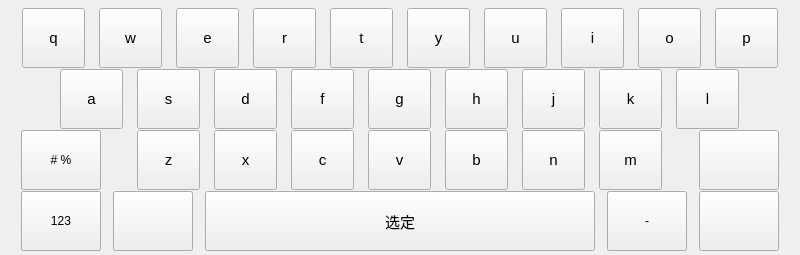
  <widget class="QFrame" name="DigitBtnFrame">
   <property name="geometry">
    <rect>
     <x>0</x>
     <y>90</y>
     <width>800</width>
     <height>255</height>
    </rect>
   </property>
   <property name="frameShape">
    <enum>QFrame::NoFrame</enum>
   </property>
   <property name="frameShadow">
    <enum>QFrame::Raised</enum>
   </property>
   <widget class="QToolButton" name="btnS">
    <property name="geometry">
     <rect>
      <x>137</x>
      <y>69</y>
      <width>63</width>
      <height>60</height>
     </rect>
    </property>
    <property name="sizePolicy">
     <sizepolicy hsizetype="Expanding" vsizetype="Expanding">
      <horstretch>0</horstretch>
      <verstretch>0</verstretch>
     </sizepolicy>
    </property>
    <property name="font">
     <font>
      <family>Ubuntu</family>
      <pointsize>11</pointsize>
      <weight>50</weight>
      <italic>false</italic>
      <bold>false</bold>
     </font>
    </property>
    <property name="focusPolicy">
     <enum>Qt::NoFocus</enum>
    </property>
    <property name="accessibleName">
     <string>0x73</string>
    </property>
    <property name="text">
     <string>s</string>
    </property>
    <property name="autoRepeat">
     <bool>true</bool>
    </property>
   </widget>
   <widget class="QToolButton" name="btnB">
    <property name="geometry">
     <rect>
      <x>445</x>
      <y>130</y>
      <width>63</width>
      <height>60</height>
     </rect>
    </property>
    <property name="sizePolicy">
     <sizepolicy hsizetype="Expanding" vsizetype="Expanding">
      <horstretch>0</horstretch>
      <verstretch>0</verstretch>
     </sizepolicy>
    </property>
    <property name="font">
     <font>
      <family>Ubuntu</family>
      <pointsize>11</pointsize>
      <weight>50</weight>
      <italic>false</italic>
      <bold>false</bold>
     </font>
    </property>
    <property name="focusPolicy">
     <enum>Qt::NoFocus</enum>
    </property>
    <property name="accessibleName">
     <string>0x62</string>
    </property>
    <property name="text">
     <string>b</string>
    </property>
    <property name="autoRepeat">
     <bool>true</bool>
    </property>
   </widget>
   <widget class="QToolButton" name="btnH">
    <property name="geometry">
     <rect>
      <x>445</x>
      <y>69</y>
      <width>63</width>
      <height>60</height>
     </rect>
    </property>
    <property name="sizePolicy">
     <sizepolicy hsizetype="Expanding" vsizetype="Expanding">
      <horstretch>0</horstretch>
      <verstretch>0</verstretch>
     </sizepolicy>
    </property>
    <property name="font">
     <font>
      <family>Ubuntu</family>
      <pointsize>11</pointsize>
      <weight>50</weight>
      <italic>false</italic>
      <bold>false</bold>
     </font>
    </property>
    <property name="focusPolicy">
     <enum>Qt::NoFocus</enum>
    </property>
    <property name="accessibleName">
     <string>0x68</string>
    </property>
    <property name="text">
     <string>h</string>
    </property>
    <property name="autoRepeat">
     <bool>true</bool>
    </property>
   </widget>
   <widget class="QToolButton" name="btnJ">
    <property name="geometry">
     <rect>
      <x>522</x>
      <y>69</y>
      <width>63</width>
      <height>60</height>
     </rect>
    </property>
    <property name="sizePolicy">
     <sizepolicy hsizetype="Expanding" vsizetype="Expanding">
      <horstretch>0</horstretch>
      <verstretch>0</verstretch>
     </sizepolicy>
    </property>
    <property name="font">
     <font>
      <family>Ubuntu</family>
      <pointsize>11</pointsize>
      <weight>50</weight>
      <italic>false</italic>
      <bold>false</bold>
     </font>
    </property>
    <property name="focusPolicy">
     <enum>Qt::NoFocus</enum>
    </property>
    <property name="accessibleName">
     <string>0x6a</string>
    </property>
    <property name="text">
     <string>j</string>
    </property>
    <property name="autoRepeat">
     <bool>true</bool>
    </property>
   </widget>
   <widget class="QToolButton" name="btnD">
    <property name="geometry">
     <rect>
      <x>214</x>
      <y>69</y>
      <width>63</width>
      <height>60</height>
     </rect>
    </property>
    <property name="sizePolicy">
     <sizepolicy hsizetype="Expanding" vsizetype="Expanding">
      <horstretch>0</horstretch>
      <verstretch>0</verstretch>
     </sizepolicy>
    </property>
    <property name="font">
     <font>
      <family>Ubuntu</family>
      <pointsize>11</pointsize>
      <weight>50</weight>
      <italic>false</italic>
      <bold>false</bold>
     </font>
    </property>
    <property name="focusPolicy">
     <enum>Qt::NoFocus</enum>
    </property>
    <property name="accessibleName">
     <string>0x64</string>
    </property>
    <property name="text">
     <string>d</string>
    </property>
    <property name="autoRepeat">
     <bool>true</bool>
    </property>
   </widget>
   <widget class="QToolButton" name="btnZ">
    <property name="geometry">
     <rect>
      <x>137</x>
      <y>130</y>
      <width>63</width>
      <height>60</height>
     </rect>
    </property>
    <property name="sizePolicy">
     <sizepolicy hsizetype="Expanding" vsizetype="Expanding">
      <horstretch>0</horstretch>
      <verstretch>0</verstretch>
     </sizepolicy>
    </property>
    <property name="font">
     <font>
      <family>Ubuntu</family>
      <pointsize>11</pointsize>
      <weight>50</weight>
      <italic>false</italic>
      <bold>false</bold>
     </font>
    </property>
    <property name="focusPolicy">
     <enum>Qt::NoFocus</enum>
    </property>
    <property name="accessibleName">
     <string>0x7a</string>
    </property>
    <property name="text">
     <string>z</string>
    </property>
    <property name="autoRepeat">
     <bool>true</bool>
    </property>
   </widget>
   <widget class="QToolButton" name="btnX">
    <property name="geometry">
     <rect>
      <x>214</x>
      <y>130</y>
      <width>63</width>
      <height>60</height>
     </rect>
    </property>
    <property name="sizePolicy">
     <sizepolicy hsizetype="Expanding" vsizetype="Expanding">
      <horstretch>0</horstretch>
      <verstretch>0</verstretch>
     </sizepolicy>
    </property>
    <property name="font">
     <font>
      <family>Ubuntu</family>
      <pointsize>11</pointsize>
      <weight>50</weight>
      <italic>false</italic>
      <bold>false</bold>
     </font>
    </property>
    <property name="focusPolicy">
     <enum>Qt::NoFocus</enum>
    </property>
    <property name="accessibleName">
     <string>0x78</string>
    </property>
    <property name="text">
     <string>x</string>
    </property>
    <property name="autoRepeat">
     <bool>true</bool>
    </property>
   </widget>
   <widget class="QToolButton" name="btnF">
    <property name="geometry">
     <rect>
      <x>291</x>
      <y>69</y>
      <width>63</width>
      <height>60</height>
     </rect>
    </property>
    <property name="sizePolicy">
     <sizepolicy hsizetype="Expanding" vsizetype="Expanding">
      <horstretch>0</horstretch>
      <verstretch>0</verstretch>
     </sizepolicy>
    </property>
    <property name="font">
     <font>
      <family>Ubuntu</family>
      <pointsize>11</pointsize>
      <weight>50</weight>
      <italic>false</italic>
      <bold>false</bold>
     </font>
    </property>
    <property name="focusPolicy">
     <enum>Qt::NoFocus</enum>
    </property>
    <property name="accessibleName">
     <string>0x66</string>
    </property>
    <property name="text">
     <string>f</string>
    </property>
    <property name="autoRepeat">
     <bool>true</bool>
    </property>
   </widget>
   <widget class="QToolButton" name="btnM">
    <property name="enabled">
     <bool>true</bool>
    </property>
    <property name="geometry">
     <rect>
      <x>599</x>
      <y>130</y>
      <width>63</width>
      <height>60</height>
     </rect>
    </property>
    <property name="sizePolicy">
     <sizepolicy hsizetype="Expanding" vsizetype="Expanding">
      <horstretch>0</horstretch>
      <verstretch>0</verstretch>
     </sizepolicy>
    </property>
    <property name="font">
     <font>
      <family>Ubuntu</family>
      <pointsize>11</pointsize>
      <weight>50</weight>
      <italic>false</italic>
      <bold>false</bold>
     </font>
    </property>
    <property name="focusPolicy">
     <enum>Qt::NoFocus</enum>
    </property>
    <property name="accessibleName">
     <string>0x6d</string>
    </property>
    <property name="text">
     <string>m</string>
    </property>
    <property name="autoRepeat">
     <bool>true</bool>
    </property>
   </widget>
   <widget class="QToolButton" name="btn_space">
    <property name="geometry">
     <rect>
      <x>205</x>
      <y>191</y>
      <width>390</width>
      <height>60</height>
     </rect>
    </property>
    <property name="sizePolicy">
     <sizepolicy hsizetype="Expanding" vsizetype="Expanding">
      <horstretch>0</horstretch>
      <verstretch>0</verstretch>
     </sizepolicy>
    </property>
    <property name="minimumSize">
     <size>
      <width>80</width>
      <height>35</height>
     </size>
    </property>
    <property name="font">
     <font>
      <pointsize>11</pointsize>
     </font>
    </property>
    <property name="focusPolicy">
     <enum>Qt::NoFocus</enum>
    </property>
    <property name="accessibleName">
     <string>0x20</string>
    </property>
    <property name="text">
     <string>选定</string>
    </property>
   </widget>
   <widget class="QToolButton" name="btnK">
    <property name="geometry">
     <rect>
      <x>599</x>
      <y>69</y>
      <width>63</width>
      <height>60</height>
     </rect>
    </property>
    <property name="sizePolicy">
     <sizepolicy hsizetype="Expanding" vsizetype="Expanding">
      <horstretch>0</horstretch>
      <verstretch>0</verstretch>
     </sizepolicy>
    </property>
    <property name="font">
     <font>
      <family>Ubuntu</family>
      <pointsize>11</pointsize>
      <weight>50</weight>
      <italic>false</italic>
      <bold>false</bold>
     </font>
    </property>
    <property name="focusPolicy">
     <enum>Qt::NoFocus</enum>
    </property>
    <property name="accessibleName">
     <string>0x6b</string>
    </property>
    <property name="text">
     <string>k</string>
    </property>
    <property name="autoRepeat">
     <bool>true</bool>
    </property>
   </widget>
   <widget class="QToolButton" name="btnL">
    <property name="geometry">
     <rect>
      <x>676</x>
      <y>69</y>
      <width>63</width>
      <height>60</height>
     </rect>
    </property>
    <property name="sizePolicy">
     <sizepolicy hsizetype="Expanding" vsizetype="Expanding">
      <horstretch>0</horstretch>
      <verstretch>0</verstretch>
     </sizepolicy>
    </property>
    <property name="font">
     <font>
      <family>Ubuntu</family>
      <pointsize>11</pointsize>
      <weight>50</weight>
      <italic>false</italic>
      <bold>false</bold>
     </font>
    </property>
    <property name="focusPolicy">
     <enum>Qt::NoFocus</enum>
    </property>
    <property name="accessibleName">
     <string>0x6c</string>
    </property>
    <property name="text">
     <string>l</string>
    </property>
    <property name="autoRepeat">
     <bool>true</bool>
    </property>
   </widget>
   <widget class="QToolButton" name="btnV">
    <property name="geometry">
     <rect>
      <x>368</x>
      <y>130</y>
      <width>63</width>
      <height>60</height>
     </rect>
    </property>
    <property name="sizePolicy">
     <sizepolicy hsizetype="Expanding" vsizetype="Expanding">
      <horstretch>0</horstretch>
      <verstretch>0</verstretch>
     </sizepolicy>
    </property>
    <property name="font">
     <font>
      <family>Ubuntu</family>
      <pointsize>11</pointsize>
      <weight>50</weight>
      <italic>false</italic>
      <bold>false</bold>
     </font>
    </property>
    <property name="focusPolicy">
     <enum>Qt::NoFocus</enum>
    </property>
    <property name="accessibleName">
     <string>0x76</string>
    </property>
    <property name="text">
     <string>v</string>
    </property>
    <property name="autoRepeat">
     <bool>true</bool>
    </property>
   </widget>
   <widget class="QToolButton" name="btnC">
    <property name="geometry">
     <rect>
      <x>291</x>
      <y>130</y>
      <width>63</width>
      <height>60</height>
     </rect>
    </property>
    <property name="sizePolicy">
     <sizepolicy hsizetype="Expanding" vsizetype="Expanding">
      <horstretch>0</horstretch>
      <verstretch>0</verstretch>
     </sizepolicy>
    </property>
    <property name="font">
     <font>
      <family>Ubuntu</family>
      <pointsize>11</pointsize>
      <weight>50</weight>
      <italic>false</italic>
      <bold>false</bold>
     </font>
    </property>
    <property name="focusPolicy">
     <enum>Qt::NoFocus</enum>
    </property>
    <property name="accessibleName">
     <string>0x63</string>
    </property>
    <property name="text">
     <string>c</string>
    </property>
    <property name="autoRepeat">
     <bool>true</bool>
    </property>
   </widget>
   <widget class="QToolButton" name="btnN">
    <property name="geometry">
     <rect>
      <x>522</x>
      <y>130</y>
      <width>63</width>
      <height>60</height>
     </rect>
    </property>
    <property name="sizePolicy">
     <sizepolicy hsizetype="Expanding" vsizetype="Expanding">
      <horstretch>0</horstretch>
      <verstretch>0</verstretch>
     </sizepolicy>
    </property>
    <property name="font">
     <font>
      <family>Ubuntu</family>
      <pointsize>11</pointsize>
      <weight>50</weight>
      <italic>false</italic>
      <bold>false</bold>
     </font>
    </property>
    <property name="focusPolicy">
     <enum>Qt::NoFocus</enum>
    </property>
    <property name="accessibleName">
     <string>0x6e</string>
    </property>
    <property name="text">
     <string>n</string>
    </property>
    <property name="autoRepeat">
     <bool>true</bool>
    </property>
   </widget>
   <widget class="QToolButton" name="btnA">
    <property name="geometry">
     <rect>
      <x>60</x>
      <y>69</y>
      <width>63</width>
      <height>60</height>
     </rect>
    </property>
    <property name="sizePolicy">
     <sizepolicy hsizetype="Expanding" vsizetype="Expanding">
      <horstretch>0</horstretch>
      <verstretch>0</verstretch>
     </sizepolicy>
    </property>
    <property name="font">
     <font>
      <family>Ubuntu</family>
      <pointsize>11</pointsize>
      <weight>50</weight>
      <italic>false</italic>
      <bold>false</bold>
     </font>
    </property>
    <property name="focusPolicy">
     <enum>Qt::NoFocus</enum>
    </property>
    <property name="accessibleName">
     <string>0x61</string>
    </property>
    <property name="text">
     <string>a</string>
    </property>
    <property name="autoRepeat">
     <bool>true</bool>
    </property>
   </widget>
   <widget class="QToolButton" name="btnG">
    <property name="geometry">
     <rect>
      <x>368</x>
      <y>69</y>
      <width>63</width>
      <height>60</height>
     </rect>
    </property>
    <property name="sizePolicy">
     <sizepolicy hsizetype="Expanding" vsizetype="Expanding">
      <horstretch>0</horstretch>
      <verstretch>0</verstretch>
     </sizepolicy>
    </property>
    <property name="font">
     <font>
      <family>Ubuntu</family>
      <pointsize>11</pointsize>
      <weight>50</weight>
      <italic>false</italic>
      <bold>false</bold>
     </font>
    </property>
    <property name="focusPolicy">
     <enum>Qt::NoFocus</enum>
    </property>
    <property name="accessibleName">
     <string>0x67</string>
    </property>
    <property name="text">
     <string>g</string>
    </property>
    <property name="autoRepeat">
     <bool>true</bool>
    </property>
   </widget>
   <widget class="QToolButton" name="btnE">
    <property name="geometry">
     <rect>
      <x>176</x>
      <y>8</y>
      <width>63</width>
      <height>60</height>
     </rect>
    </property>
    <property name="sizePolicy">
     <sizepolicy hsizetype="Expanding" vsizetype="Expanding">
      <horstretch>0</horstretch>
      <verstretch>0</verstretch>
     </sizepolicy>
    </property>
    <property name="font">
     <font>
      <family>Ubuntu</family>
      <pointsize>11</pointsize>
      <weight>50</weight>
      <italic>false</italic>
      <bold>false</bold>
     </font>
    </property>
    <property name="focusPolicy">
     <enum>Qt::NoFocus</enum>
    </property>
    <property name="accessibleName">
     <string>0x65</string>
    </property>
    <property name="text">
     <string>e</string>
    </property>
    <property name="autoRepeat">
     <bool>true</bool>
    </property>
   </widget>
   <widget class="QToolButton" name="btnO">
    <property name="geometry">
     <rect>
      <x>638</x>
      <y>8</y>
      <width>63</width>
      <height>60</height>
     </rect>
    </property>
    <property name="sizePolicy">
     <sizepolicy hsizetype="Expanding" vsizetype="Expanding">
      <horstretch>0</horstretch>
      <verstretch>0</verstretch>
     </sizepolicy>
    </property>
    <property name="font">
     <font>
      <family>Ubuntu</family>
      <pointsize>11</pointsize>
      <weight>50</weight>
      <italic>false</italic>
      <bold>false</bold>
     </font>
    </property>
    <property name="focusPolicy">
     <enum>Qt::NoFocus</enum>
    </property>
    <property name="accessibleName">
     <string>0x6f</string>
    </property>
    <property name="text">
     <string>o</string>
    </property>
    <property name="autoRepeat">
     <bool>true</bool>
    </property>
   </widget>
   <widget class="QToolButton" name="btnW">
    <property name="geometry">
     <rect>
      <x>99</x>
      <y>8</y>
      <width>63</width>
      <height>60</height>
     </rect>
    </property>
    <property name="sizePolicy">
     <sizepolicy hsizetype="Expanding" vsizetype="Expanding">
      <horstretch>0</horstretch>
      <verstretch>0</verstretch>
     </sizepolicy>
    </property>
    <property name="font">
     <font>
      <family>Ubuntu</family>
      <pointsize>11</pointsize>
      <weight>50</weight>
      <italic>false</italic>
      <bold>false</bold>
     </font>
    </property>
    <property name="focusPolicy">
     <enum>Qt::NoFocus</enum>
    </property>
    <property name="accessibleName">
     <string>0x77</string>
    </property>
    <property name="text">
     <string>w</string>
    </property>
    <property name="autoRepeat">
     <bool>true</bool>
    </property>
   </widget>
   <widget class="QToolButton" name="btnP">
    <property name="geometry">
     <rect>
      <x>715</x>
      <y>8</y>
      <width>63</width>
      <height>60</height>
     </rect>
    </property>
    <property name="sizePolicy">
     <sizepolicy hsizetype="Expanding" vsizetype="Expanding">
      <horstretch>0</horstretch>
      <verstretch>0</verstretch>
     </sizepolicy>
    </property>
    <property name="font">
     <font>
      <family>Ubuntu</family>
      <pointsize>11</pointsize>
      <weight>50</weight>
      <italic>false</italic>
      <bold>false</bold>
     </font>
    </property>
    <property name="focusPolicy">
     <enum>Qt::NoFocus</enum>
    </property>
    <property name="accessibleName">
     <string>0x70</string>
    </property>
    <property name="text">
     <string>p</string>
    </property>
    <property name="autoRepeat">
     <bool>true</bool>
    </property>
   </widget>
   <widget class="QToolButton" name="btnI">
    <property name="geometry">
     <rect>
      <x>561</x>
      <y>8</y>
      <width>63</width>
      <height>60</height>
     </rect>
    </property>
    <property name="sizePolicy">
     <sizepolicy hsizetype="Expanding" vsizetype="Expanding">
      <horstretch>0</horstretch>
      <verstretch>0</verstretch>
     </sizepolicy>
    </property>
    <property name="font">
     <font>
      <family>Ubuntu</family>
      <pointsize>11</pointsize>
      <weight>50</weight>
      <italic>false</italic>
      <bold>false</bold>
     </font>
    </property>
    <property name="focusPolicy">
     <enum>Qt::NoFocus</enum>
    </property>
    <property name="accessibleName">
     <string>0x69</string>
    </property>
    <property name="text">
     <string>i</string>
    </property>
    <property name="autoRepeat">
     <bool>true</bool>
    </property>
   </widget>
   <widget class="QToolButton" name="btnR">
    <property name="geometry">
     <rect>
      <x>253</x>
      <y>8</y>
      <width>63</width>
      <height>60</height>
     </rect>
    </property>
    <property name="sizePolicy">
     <sizepolicy hsizetype="Expanding" vsizetype="Expanding">
      <horstretch>0</horstretch>
      <verstretch>0</verstretch>
     </sizepolicy>
    </property>
    <property name="font">
     <font>
      <family>Ubuntu</family>
      <pointsize>11</pointsize>
      <weight>50</weight>
      <italic>false</italic>
      <bold>false</bold>
     </font>
    </property>
    <property name="focusPolicy">
     <enum>Qt::NoFocus</enum>
    </property>
    <property name="accessibleName">
     <string>0x72</string>
    </property>
    <property name="text">
     <string>r</string>
    </property>
    <property name="autoRepeat">
     <bool>true</bool>
    </property>
   </widget>
   <widget class="QToolButton" name="btnT">
    <property name="geometry">
     <rect>
      <x>330</x>
      <y>8</y>
      <width>63</width>
      <height>60</height>
     </rect>
    </property>
    <property name="sizePolicy">
     <sizepolicy hsizetype="Expanding" vsizetype="Expanding">
      <horstretch>0</horstretch>
      <verstretch>0</verstretch>
     </sizepolicy>
    </property>
    <property name="font">
     <font>
      <family>Ubuntu</family>
      <pointsize>11</pointsize>
      <weight>50</weight>
      <italic>false</italic>
      <bold>false</bold>
     </font>
    </property>
    <property name="focusPolicy">
     <enum>Qt::NoFocus</enum>
    </property>
    <property name="accessibleName">
     <string>0x74</string>
    </property>
    <property name="text">
     <string>t</string>
    </property>
    <property name="autoRepeat">
     <bool>true</bool>
    </property>
   </widget>
   <widget class="QToolButton" name="btnY">
    <property name="geometry">
     <rect>
      <x>407</x>
      <y>8</y>
      <width>63</width>
      <height>60</height>
     </rect>
    </property>
    <property name="sizePolicy">
     <sizepolicy hsizetype="Expanding" vsizetype="Expanding">
      <horstretch>0</horstretch>
      <verstretch>0</verstretch>
     </sizepolicy>
    </property>
    <property name="font">
     <font>
      <family>Ubuntu</family>
      <pointsize>11</pointsize>
      <weight>50</weight>
      <italic>false</italic>
      <bold>false</bold>
     </font>
    </property>
    <property name="focusPolicy">
     <enum>Qt::NoFocus</enum>
    </property>
    <property name="accessibleName">
     <string>0x79</string>
    </property>
    <property name="text">
     <string>y</string>
    </property>
    <property name="autoRepeat">
     <bool>true</bool>
    </property>
   </widget>
   <widget class="QToolButton" name="btnU">
    <property name="geometry">
     <rect>
      <x>484</x>
      <y>8</y>
      <width>63</width>
      <height>60</height>
     </rect>
    </property>
    <property name="sizePolicy">
     <sizepolicy hsizetype="Expanding" vsizetype="Expanding">
      <horstretch>0</horstretch>
      <verstretch>0</verstretch>
     </sizepolicy>
    </property>
    <property name="font">
     <font>
      <family>Ubuntu</family>
      <pointsize>11</pointsize>
      <weight>50</weight>
      <italic>false</italic>
      <bold>false</bold>
     </font>
    </property>
    <property name="focusPolicy">
     <enum>Qt::NoFocus</enum>
    </property>
    <property name="accessibleName">
     <string>0x75</string>
    </property>
    <property name="text">
     <string>u</string>
    </property>
    <property name="autoRepeat">
     <bool>true</bool>
    </property>
   </widget>
   <widget class="QToolButton" name="btnQ">
    <property name="geometry">
     <rect>
      <x>22</x>
      <y>8</y>
      <width>63</width>
      <height>60</height>
     </rect>
    </property>
    <property name="sizePolicy">
     <sizepolicy hsizetype="Expanding" vsizetype="Expanding">
      <horstretch>0</horstretch>
      <verstretch>0</verstretch>
     </sizepolicy>
    </property>
    <property name="font">
     <font>
      <family>Ubuntu</family>
      <pointsize>11</pointsize>
      <weight>50</weight>
      <italic>false</italic>
      <bold>false</bold>
     </font>
    </property>
    <property name="focusPolicy">
     <enum>Qt::NoFocus</enum>
    </property>
    <property name="accessibleName">
     <string>0x71</string>
    </property>
    <property name="text">
     <string>q</string>
    </property>
    <property name="autoRepeat">
     <bool>true</bool>
    </property>
   </widget>
   <widget class="QToolButton" name="btnCaps">
    <property name="geometry">
     <rect>
      <x>21</x>
      <y>130</y>
      <width>80</width>
      <height>60</height>
     </rect>
    </property>
    <property name="sizePolicy">
     <sizepolicy hsizetype="Expanding" vsizetype="Expanding">
      <horstretch>0</horstretch>
      <verstretch>0</verstretch>
     </sizepolicy>
    </property>
    <property name="font">
     <font>
      <pointsize>12</pointsize>
     </font>
    </property>
    <property name="focusPolicy">
     <enum>Qt::NoFocus</enum>
    </property>
    <property name="accessibleName">
     <string>0x01000024</string>
    </property>
    <property name="text">
     <string/>
    </property>
    <property name="checkable">
     <bool>true</bool>
    </property>
   </widget>
   <widget class="QToolButton" name="btn_sym3">
    <property name="geometry">
     <rect>
      <x>21</x>
      <y>130</y>
      <width>80</width>
      <height>60</height>
     </rect>
    </property>
    <property name="text">
     <string>+ =</string>
    </property>
   </widget>
   <widget class="QToolButton" name="btn_sym4">
    <property name="geometry">
     <rect>
      <x>21</x>
      <y>130</y>
      <width>80</width>
      <height>60</height>
     </rect>
    </property>
    <property name="text">
     <string># %</string>
    </property>
   </widget>
   <widget class="QToolButton" name="btnBackspace">
    <property name="geometry">
     <rect>
      <x>699</x>
      <y>130</y>
      <width>80</width>
      <height>60</height>
     </rect>
    </property>
    <property name="sizePolicy">
     <sizepolicy hsizetype="Expanding" vsizetype="Expanding">
      <horstretch>0</horstretch>
      <verstretch>0</verstretch>
     </sizepolicy>
    </property>
    <property name="font">
     <font>
      <family>Ubuntu</family>
      <pointsize>18</pointsize>
      <weight>50</weight>
      <italic>false</italic>
      <bold>false</bold>
     </font>
    </property>
    <property name="focusPolicy">
     <enum>Qt::NoFocus</enum>
    </property>
    <property name="accessibleName">
     <string>0x01000003</string>
    </property>
    <property name="text">
     <string/>
    </property>
    <property name="autoRepeat">
     <bool>true</bool>
    </property>
   </widget>
   <widget class="QToolButton" name="btn_sym2">
    <property name="geometry">
     <rect>
      <x>21</x>
      <y>191</y>
      <width>80</width>
      <height>60</height>
     </rect>
    </property>
    <property name="sizePolicy">
     <sizepolicy hsizetype="Expanding" vsizetype="Expanding">
      <horstretch>0</horstretch>
      <verstretch>0</verstretch>
     </sizepolicy>
    </property>
    <property name="font">
     <font>
      <family>Ubuntu</family>
      <pointsize>11</pointsize>
      <weight>50</weight>
      <italic>false</italic>
      <bold>false</bold>
     </font>
    </property>
    <property name="focusPolicy">
     <enum>Qt::NoFocus</enum>
    </property>
    <property name="accessibleName">
     <string>0x01000020</string>
    </property>
    <property name="text">
     <string>123</string>
    </property>
    <property name="checkable">
     <bool>true</bool>
    </property>
   </widget>
   <widget class="QToolButton" name="btnchangeENGLISH">
    <property name="geometry">
     <rect>
      <x>113</x>
      <y>191</y>
      <width>80</width>
      <height>60</height>
     </rect>
    </property>
    <property name="sizePolicy">
     <sizepolicy hsizetype="Expanding" vsizetype="Expanding">
      <horstretch>0</horstretch>
      <verstretch>0</verstretch>
     </sizepolicy>
    </property>
    <property name="font">
     <font>
      <family>Ubuntu</family>
      <pointsize>11</pointsize>
      <weight>50</weight>
      <italic>false</italic>
      <bold>false</bold>
     </font>
    </property>
    <property name="focusPolicy">
     <enum>Qt::NoFocus</enum>
    </property>
    <property name="accessibleName">
     <string>0x01000020</string>
    </property>
    <property name="layoutDirection">
     <enum>Qt::LeftToRight</enum>
    </property>
    <property name="text">
     <string/>
    </property>
    <property name="autoRepeat">
     <bool>true</bool>
    </property>
   </widget>
   <widget class="QToolButton" name="btnchangeCHINESE">
    <property name="geometry">
     <rect>
      <x>113</x>
      <y>191</y>
      <width>80</width>
      <height>60</height>
     </rect>
    </property>
    <property name="sizePolicy">
     <sizepolicy hsizetype="Expanding" vsizetype="Expanding">
      <horstretch>0</horstretch>
      <verstretch>0</verstretch>
     </sizepolicy>
    </property>
    <property name="font">
     <font>
      <family>Ubuntu</family>
      <pointsize>11</pointsize>
      <weight>50</weight>
      <italic>false</italic>
      <bold>false</bold>
     </font>
    </property>
    <property name="focusPolicy">
     <enum>Qt::NoFocus</enum>
    </property>
    <property name="accessibleName">
     <string>0x01000020</string>
    </property>
    <property name="layoutDirection">
     <enum>Qt::LeftToRight</enum>
    </property>
    <property name="text">
     <string/>
    </property>
    <property name="autoRepeat">
     <bool>true</bool>
    </property>
   </widget>
   <widget class="QToolButton" name="btn_sym1">
    <property name="geometry">
     <rect>
      <x>21</x>
      <y>191</y>
      <width>80</width>
      <height>60</height>
     </rect>
    </property>
    <property name="sizePolicy">
     <sizepolicy hsizetype="Expanding" vsizetype="Expanding">
      <horstretch>0</horstretch>
      <verstretch>0</verstretch>
     </sizepolicy>
    </property>
    <property name="font">
     <font>
      <family>Ubuntu</family>
      <pointsize>11</pointsize>
      <weight>50</weight>
      <italic>false</italic>
      <bold>false</bold>
     </font>
    </property>
    <property name="focusPolicy">
     <enum>Qt::NoFocus</enum>
    </property>
    <property name="accessibleName">
     <string>0x01000020</string>
    </property>
    <property name="text">
     <string>123</string>
    </property>
    <property name="checkable">
     <bool>true</bool>
    </property>
    <property name="autoRepeat">
     <bool>false</bool>
    </property>
   </widget>
   <widget class="QToolButton" name="toolbiaodian">
    <property name="geometry">
     <rect>
      <x>21</x>
      <y>191</y>
      <width>80</width>
      <height>60</height>
     </rect>
    </property>
    <property name="text">
     <string>123</string>
    </property>
   </widget>
   <widget class="QToolButton" name="btncomma">
    <property name="geometry">
     <rect>
      <x>607</x>
      <y>191</y>
      <width>80</width>
      <height>60</height>
     </rect>
    </property>
    <property name="sizePolicy">
     <sizepolicy hsizetype="Expanding" vsizetype="Expanding">
      <horstretch>0</horstretch>
      <verstretch>0</verstretch>
     </sizepolicy>
    </property>
    <property name="font">
     <font>
      <family>Ubuntu</family>
      <pointsize>11</pointsize>
      <weight>50</weight>
      <italic>false</italic>
      <bold>false</bold>
     </font>
    </property>
    <property name="focusPolicy">
     <enum>Qt::NoFocus</enum>
    </property>
    <property name="accessibleName">
     <string>0x2e</string>
    </property>
    <property name="layoutDirection">
     <enum>Qt::LeftToRight</enum>
    </property>
    <property name="text">
     <string>-</string>
    </property>
    <property name="autoRepeat">
     <bool>true</bool>
    </property>
   </widget>
   <widget class="QToolButton" name="btnPeriod">
    <property name="geometry">
     <rect>
      <x>607</x>
      <y>191</y>
      <width>80</width>
      <height>60</height>
     </rect>
    </property>
    <property name="text">
     <string>-</string>
    </property>
   </widget>
   <widget class="QToolButton" name="btnEnter">
    <property name="geometry">
     <rect>
      <x>699</x>
      <y>191</y>
      <width>80</width>
      <height>60</height>
     </rect>
    </property>
    <property name="sizePolicy">
     <sizepolicy hsizetype="Expanding" vsizetype="Expanding">
      <horstretch>0</horstretch>
      <verstretch>0</verstretch>
     </sizepolicy>
    </property>
    <property name="font">
     <font>
      <pointsize>12</pointsize>
     </font>
    </property>
    <property name="focusPolicy">
     <enum>Qt::NoFocus</enum>
    </property>
    <property name="accessibleName">
     <string>0x01000005</string>
    </property>
    <property name="text">
     <string/>
    </property>
    <property name="checkable">
     <bool>false</bool>
    </property>
    <property name="autoRepeat">
     <bool>false</bool>
    </property>
   </widget>
  </widget>
